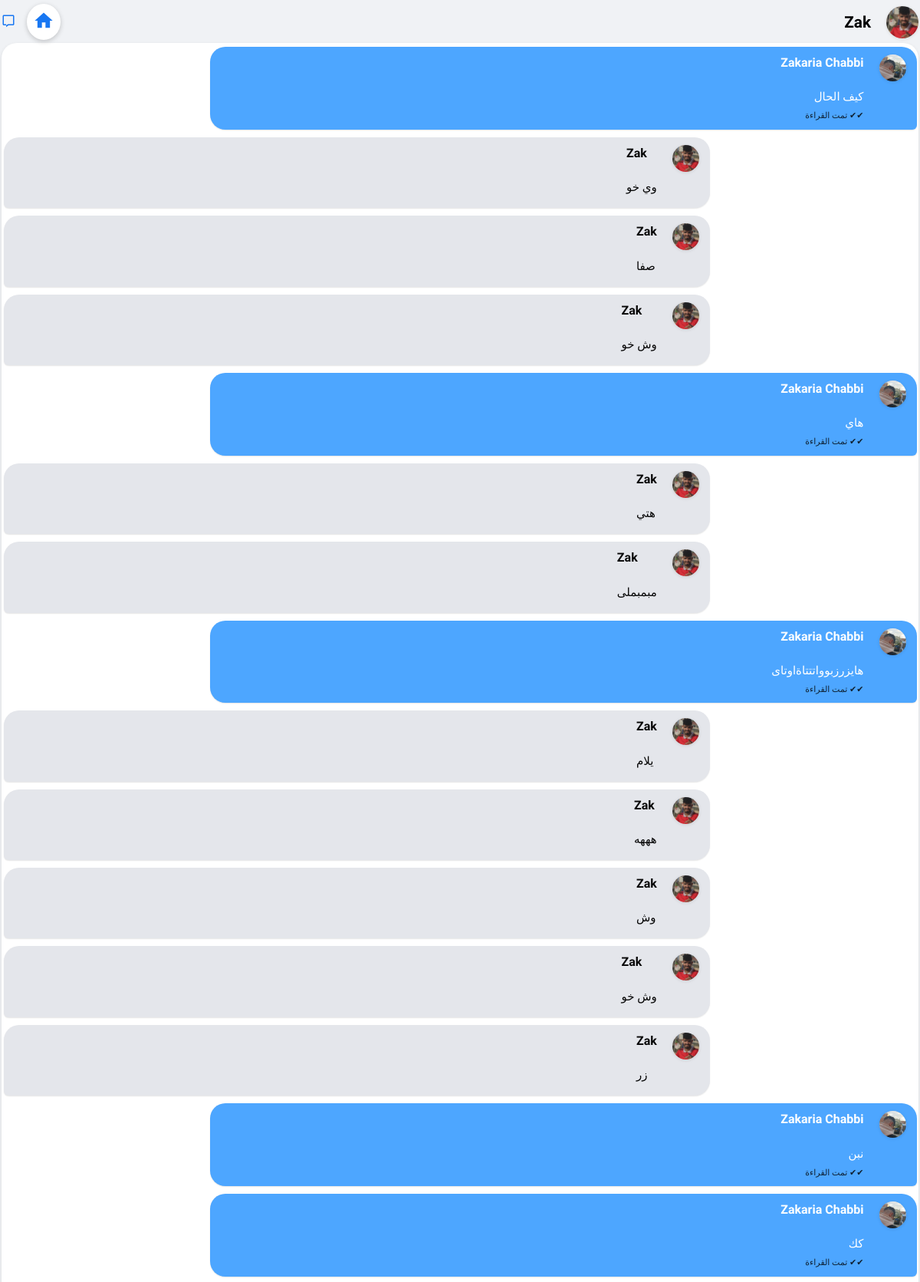
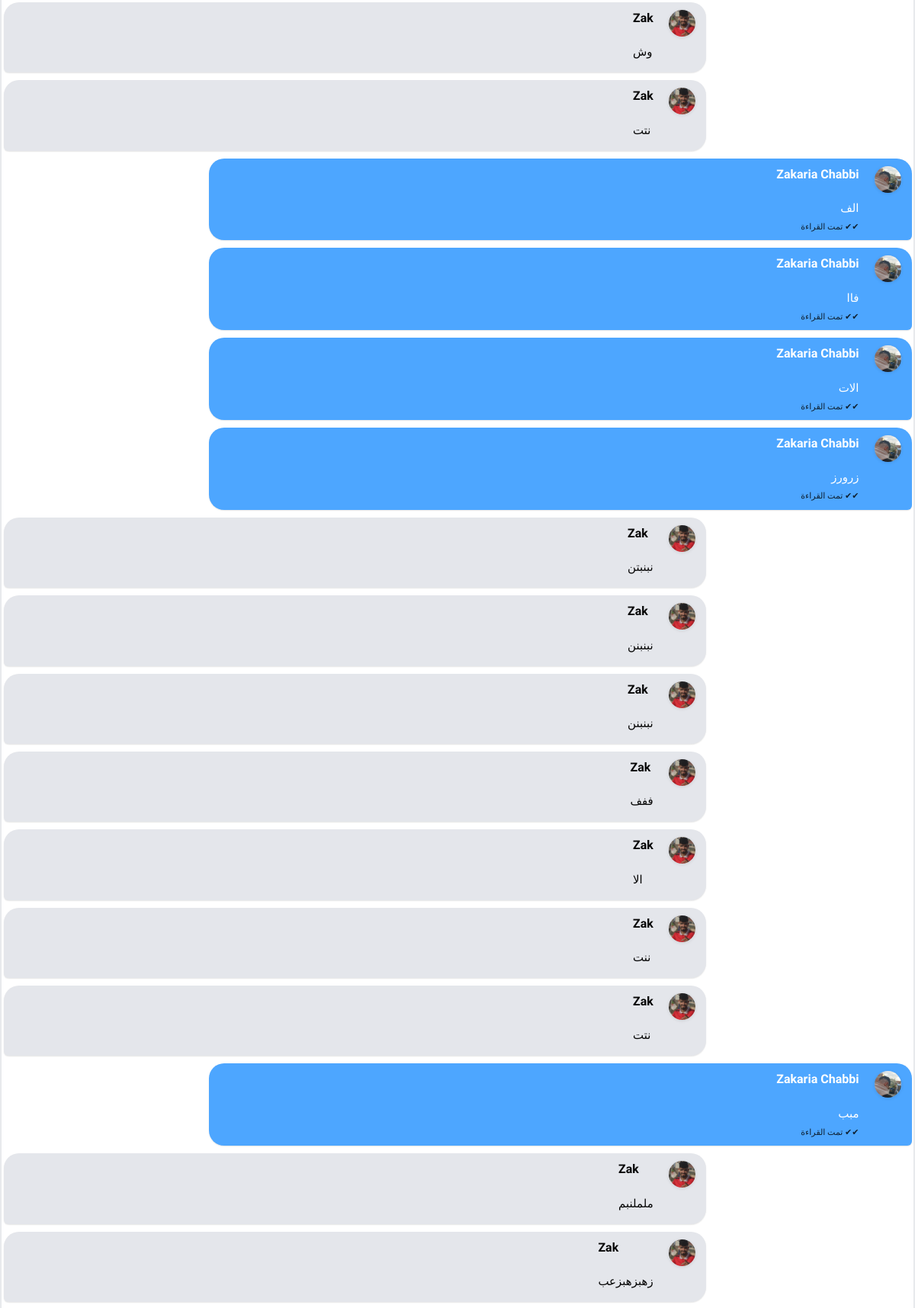
The page /chat/2 (signed in, upper part) on the database its author committed (2 pictures, top to bottom).
### tables this page shows
CREATE TABLE users (
    id INTEGER PRIMARY KEY AUTOINCREMENT,
    name TEXT NOT NULL,
    phone TEXT UNIQUE NOT NULL,
    email TEXT UNIQUE NOT NULL,
    password TEXT NOT NULL,
    wilaya TEXT NOT NULL,
    baladiya TEXT,
    service_type TEXT NOT NULL,
    description TEXT,
    image_path TEXT,
    is_available INTEGER DEFAULT 0 CHECK(is_available IN (0, 1)),
    date_registered DATETIME DEFAULT CURRENT_TIMESTAMP,
    verification_token TEXT,
    reset_token TEXT,
    is_verified INTEGER DEFAULT 0 CHECK(is_verified IN (0, 1)),

    -- ✅ الجنس
    gender TEXT DEFAULT 'غير محدد' CHECK(gender IN ('ذكر', 'أنثى', 'غير محدد')),

    -- ✅ عرض رقم الهاتف
    show_phone INTEGER DEFAULT 1 CHECK(show_phone IN (0, 1)),

    -- خصائص الترقية
    is_upgraded INTEGER DEFAULT 0 CHECK(is_upgraded IN (0, 1)),
    upgrade_date DATETIME,
    upgrade_duration_days INTEGER DEFAULT 0,
    upgrade_code TEXT,
    is_banned INTEGER DEFAULT 0 CHECK(is_banned IN (0, 1)),

    -- صلاحية الوصول
    role TEXT DEFAULT 'user' CHECK(role IN ('admin', 'editor', 'user')),

    -- مفتاح تسجيل الدخول الخاص بالأدمن
    admin_login_key TEXT
, is_superadmin INTEGER DEFAULT 0 CHECK(is_superadmin IN (0, 1)), payment_proof_path TEXT, payment_note TEXT);

CREATE TABLE messages (
    id INTEGER PRIMARY KEY AUTOINCREMENT,
    sender_id INTEGER NOT NULL,
    receiver_id INTEGER NOT NULL,
    message TEXT NOT NULL,
    date_sent DATETIME DEFAULT CURRENT_TIMESTAMP,
    is_read INTEGER DEFAULT 0 CHECK(is_read IN (0, 1))
);

### chat.py (the view)
@chat_bp.route('/<int:receiver_id>')
def chat(receiver_id):
    if 'phone' not in session:
        return redirect(url_for('login'))
    sender_phone = session['phone']
    sender_id = get_user_id_by_phone(sender_phone)
    if not sender_id:
        return redirect(url_for('login'))
    conn = sqlite3.connect('database/db.sqlite')
    conn.row_factory = sqlite3.Row
    cursor = conn.cursor()
    cursor.execute('''
        UPDATE messages
        SET is_read = 1
        WHERE sender_id = ? AND receiver_id = ? AND is_read = 0
    ''', (receiver_id, sender_id))
    conn.commit()
    cursor.execute('''
        SELECT messages.*, users.name AS sender_name, users.image_path AS sender_image
        FROM messages
        JOIN users ON messages.sender_id = users.id
        WHERE (sender_id = ? AND receiver_id = ?) OR (sender_id = ? AND receiver_id = ?)
        ORDER BY date_sent
    ''', (sender_id, receiver_id, receiver_id, sender_id))
    messages_data = cursor.fetchall()
    cursor.execute('SELECT name, image_path FROM users WHERE id = ?', (receiver_id,))
    receiver_row = cursor.fetchone()
    conn.close()
    messages = []
    for row in messages_data:
        message = {
            'sender_name': row['sender_name'],
            'message': row['message'],
            'date_sent': row['date_sent'],
            'sender_id': row['sender_id'],
            'is_read': row['is_read'],
            'sender_image_url': get_profile_picture(row['sender_image'])
        }
        messages.append(message)
    return render_template('chat.html',
        messages=messages,
        receiver_id=receiver_id,
        receiver_name=receiver_row['name'],
        receiver_picture=get_profile_picture(receiver_row['image_path']),
        user_id=sender_id
    )

### app.py (called while the page is built, shortened)
@app.before_request
def check_block_status():
    if 'phone' in session:
        conn = sqlite3.connect(DB_PATH)
        cursor = conn.cursor()
        cursor.execute("SELECT id, role, is_superadmin FROM users WHERE phone = ?", (session['phone'],))
        user = cursor.fetchone()
        if user:
            user_id, real_role, is_superadmin = user
            if is_superadmin == 1:
                cursor.execute("DELETE FROM block WHERE user_id = ?", (user_id,))
                conn.commit()
            if session.get("role") != real_role:
                conn.close()
                session.clear()
                flash("⚠️ تم تغيير صلاحياتك. الرجاء تسجيل الدخول مجددًا.", "warning")
                return redirect(url_for('login'))
        conn.close()

### chat.py (called while the page is built)
def get_user_id_by_phone(phone):
    conn = sqlite3.connect('database/db.sqlite')
    cursor = conn.cursor()
    cursor.execute('SELECT id FROM users WHERE phone = ?', (phone,))
    result = cursor.fetchone()
    conn.close()
    return result[0] if result else None

def get_profile_picture(filename):
    if not filename:
        return url_for('static', filename='uploads/default.jpg')
    clean_filename = filename.replace('uploads/', '').replace('/static/', '')
    return url_for('static', filename=f'uploads/{clean_filename}')

### templates/chat.html (shortened to what this page needs)
<!DOCTYPE html>
<html lang="ar" dir="rtl">
<head>
</head>
<body>
<a href="{{ url_for('home') }}" class="home-button" aria-label="العودة إلى الصفحة الرئيسية">
  <svg xmlns="http://www.w3.org/2000/svg" fill="#1877f2" viewBox="0 0 24 24" width="28" height="28">
    <path d="M10 20v-6h4v6h5v-8h3L12 3 2 12h3v8z"/>
  </svg>
</a>
<div style="display: flex; align-items: center; gap: 10px;">
  <img src="{{ receiver_picture }}" alt="Profile Picture" style="width: 42px; height: 42px; border-radius: 50%; object-fit: cover;">
  <a href="{{ url_for('public_profile', user_id=receiver_id) }}" class="friend-name" style="flex-grow: 1; font-size: 1.3em; color: black; text-decoration: none;">
    {{ receiver_name }}
  </a>
  <p>
  <a href="{{ url_for('chat.conversations') }}" style="display: inline-flex; align-items: center; gap: 40px;">
    <svg xmlns="http://www.w3.org/2000/svg" width="18" height="18" viewBox="0 0 24 24" fill="currentColor">
      <path d="M20 2H4C2.897 2 2 2.897 2 4v14c0 1.103.897 2 2 2h4v3l4-3h8c1.103 0 2-.897 2-2V4C22 2.897 21.103 2 20 2zM4 18V4h16l.002 14H11.171L8 20.118V18H4z"/>
    </svg>
  </a>
</p>
</div>
<div id="chat-window">
  {% for message in messages %}
    <div class="message {% if message.sender_id == user_id %}own{% else %}other{% endif %}" style="display: flex; align-items: flex-start; gap: 10px; margin-bottom: 10px;">
<img src="{% if message.sender_id == user_id %}
             {{ message.sender_image_url }}
           {% else %}
             {{ receiver_picture }}
           {% endif %}"
     alt="Profile Picture"
     style="width: 35px; height: 35px; border-radius: 50%; object-fit: cover;">
      <div>
        <strong>{{ message.sender_name }}</strong><br>
        {{ message.message }}<br>
        <small>
          {% if message.sender_id == user_id and message.is_read %}
            ✔✔ تمت القراءة
          {% endif %}
        </small>
      </div>
    </div>
  {% endfor %}
</div>
</body>
</html>

### templates/chat.html (style rules this page uses)
body { font-family: 'Cairo', sans-serif; background-color: #f0f2f5; margin: 0; padding: 2px; color: #1c1e21; margin-bottom: 0; height: 100vh; display: flex; flex-direction: column; -webkit-font-smoothing: antialiased; -moz-osx-font-smoothing: grayscale; direction: rtl; }
#chat-window { flex: 1; border-radius: 20px; background-color: #fff; box-shadow: 0 2px 5px rgb(0 0 0 / 0.1); padding: 5px 2.5px; overflow-y: auto; scrollbar-width: thin; scrollbar-color: #ccc transparent; }
.message { margin-bottom: 20px; padding: 10px 14px; border-radius: 20px; max-width: 75%; word-wrap: break-word; font-size: 15px; line-height: 1.4; box-shadow: 0 1px 1.5px rgb(0 0 0 / 0.1); position: relative; clear: both; }
.message.own { background-color: #4da6ff; color: white; margin-left: auto; text-align: right; border-bottom-right-radius: 6px; }
.message.other { background-color: #e4e6eb; color: #050505; margin-right: auto; text-align: left; border-bottom-left-radius: 6px; }
.message strong { display: block; font-weight: 600; color: inherit; margin-bottom: 2px; font-size: 16px; font-family: 'Cairo', sans-serif; }
.message small { color: black; font-size: 11px; display: block; margin-top: 6px; opacity: 0.8; }
a { text-decoration: none; color: #1877f2; font-weight: 600; font-size: 14px; }
img { vertical-align: middle; border-radius: 50%; width: 50px; height: 50px; margin-left: 10px; box-shadow: 0 1px 4px rgb(0 0 0 / 0.1); }
.home-button { position: fixed; top: 5px; left: 5px; margin-top: 0px; margin-left: 30px; background: white; padding: 8px; border-radius: 50%; box-shadow: 0 2px 6px rgba(0,0,0,0.2); z-index: 1000; transition: transform 0.2s ease; }

### rows shown on the page
users: name "Zak"
messages: sender_name "Zakaria Chabbi", message "كيف الحال", sender_id "✔✔ تمت القراءة"
messages: sender_name "Zak", message "وي خو"
messages: sender_name "Zak", message "صفا"
messages: sender_name "Zak", message "وش خو"
messages: sender_name "Zakaria Chabbi", message "هاي", sender_id "✔✔ تمت القراءة"
messages: sender_name "Zak", message "هتي"
messages: sender_name "Zak", message "مبمبملى"
messages: sender_name "Zakaria Chabbi", message "هايزرزبوواتتتاةاوتاى", sender_id "✔✔ تمت القراءة"
messages: sender_name "Zak", message "يلام"
messages: sender_name "Zak", message "هههه"
messages: sender_name "Zak", message "وش"
messages: sender_name "Zak", message "وش خو"
messages: sender_name "Zak", message "زر"
messages: sender_name "Zakaria Chabbi", message "نبن", sender_id "✔✔ تمت القراءة"
messages: sender_name "Zakaria Chabbi", message "كك", sender_id "✔✔ تمت القراءة"
messages: sender_name "Zak", message "وش"
messages: sender_name "Zak", message "نتت"
messages: sender_name "Zakaria Chabbi", message "الف", sender_id "✔✔ تمت القراءة"
messages: sender_name "Zakaria Chabbi", message "فاا", sender_id "✔✔ تمت القراءة"
messages: sender_name "Zakaria Chabbi", message "الات", sender_id "✔✔ تمت القراءة"
messages: sender_name "Zakaria Chabbi", message "زرورز", sender_id "✔✔ تمت القراءة"
messages: sender_name "Zak", message "نبنبتن"
messages: sender_name "Zak", message "نبنبنن"
messages: sender_name "Zak", message "نبنبنن"
messages: sender_name "Zak", message "ففف"
messages: sender_name "Zak", message "الا"
messages: sender_name "Zak", message "ننت"
messages: sender_name "Zak", message "نتت"
messages: sender_name "Zakaria Chabbi", message "مبب", sender_id "✔✔ تمت القراءة"
messages: sender_name "Zak", message "ململنبم"
messages: sender_name "Zak", message "زهبزهبزعب"
